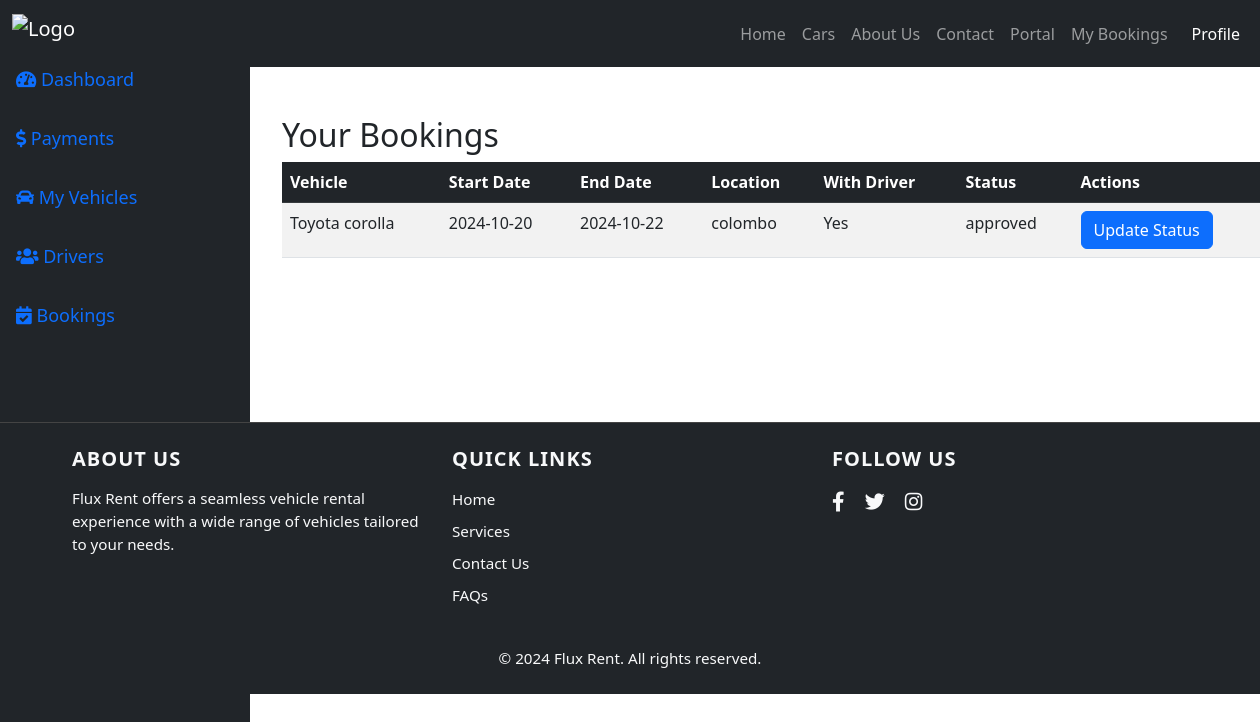
Page /vehicle-owner-bookings.php (signed in) on the committed database.
### tables this page shows
CREATE TABLE `bookings` (
  `id` int(11) NOT NULL,
  `vehicle_id` int(11) NOT NULL,
  `start_date` date NOT NULL,
  `end_date` date NOT NULL,
  `location` varchar(255) NOT NULL,
  `with_driver` tinyint(1) DEFAULT 0,
  `user_id` int(11) NOT NULL,
  `status` enum('pending','approved','rejected') DEFAULT 'pending',
  `created_at` timestamp NULL DEFAULT current_timestamp(),
  `updated_at` timestamp NULL DEFAULT current_timestamp() ON UPDATE current_timestamp(),
  `driver_id` int(11) DEFAULT NULL,
  `amount` double DEFAULT NULL
);

CREATE TABLE `vehicles` (
  `id` int(11) NOT NULL,
  `make` varchar(100) NOT NULL,
  `model` varchar(100) NOT NULL,
  `year` year(4) NOT NULL,
  `type` varchar(100) NOT NULL,
  `fuel_type` varchar(50) NOT NULL,
  `transmission` varchar(50) NOT NULL,
  `seating_capacity` int(11) NOT NULL,
  `mileage` decimal(10,2) NOT NULL,
  `color` varchar(50) NOT NULL,
  `owner` int(11) NOT NULL DEFAULT 0,
  `driver` varchar(100) NOT NULL,
  `images` text DEFAULT NULL,
  `created_at` timestamp NULL DEFAULT current_timestamp(),
  `updated_at` timestamp NULL DEFAULT current_timestamp() ON UPDATE current_timestamp(),
  `price` decimal(10,2) DEFAULT NULL,
  `description` text DEFAULT NULL
);

### models/config.php (called while the page is built, shortened)
<?php
class Database
{
    public static $connection;
    public static function setUpConnection()
    {
        if (!isset(self::$connection)) {
            self::$connection = new mysqli("localhost", "root", "", "fluxrent");
        }
    }
    public static function search($q)
    {
        $result = self::$connection->query($q);
        return $result;
    }
}

### vehicle-owner-bookings.php (the view, shortened to what this page needs)
<?php
require_once 'models/config.php';
$owner_id = $_SESSION['user_id'];
$query = "SELECT b.id, b.vehicle_id, b.start_date, b.end_date, b.location, b.with_driver, b.status, v.make, v.model
          FROM bookings b
          JOIN vehicles v ON b.vehicle_id = v.id
          WHERE v.owner = $owner_id";
$result = Database::search($query);
$bookings = $result->fetch_all(MYSQLI_ASSOC);
?>
<!DOCTYPE html>
<html lang="en">
<head>
    <link href="https://cdn.jsdelivr.net/npm/bootstrap@5.3.0/dist/css/bootstrap.min.css" rel="stylesheet">
    <link rel="stylesheet" href="https://cdnjs.cloudflare.com/ajax/libs/font-awesome/5.15.1/css/all.min.css">
</head>
<body>
    <?php include 'header.php' ?>
    <div class="d-flex wrapper">
        <div>
            <?php include 'sidebar.php' ?>
        </div>
        <div class="content  col-10 mb-5 mt-5">
            <div class="container mt-4 mb-5 mt-5">
                <h2>Your Bookings</h2>
                <table class="table table-striped table-hover">
                    <thead class="table-dark">
                        <tr>
                            <th>Vehicle</th>
                            <th>Start Date</th>
                            <th>End Date</th>
                            <th>Location</th>
                            <th>With Driver</th>
                            <th>Status</th>
                            <th>Actions</th>
                        </tr>
                    </thead>
                    <tbody>
                        <?php foreach ($bookings as $booking): ?>
                            <tr>
                                <td><?= htmlspecialchars($booking['make'] . ' ' . $booking['model']) ?></td>
                                <td><?= htmlspecialchars($booking['start_date']) ?></td>
                                <td><?= htmlspecialchars($booking['end_date']) ?></td>
                                <td><?= htmlspecialchars($booking['location']) ?></td>
                                <td><?= $booking['with_driver'] ? 'Yes' : 'No' ?></td>
                                <td><?= htmlspecialchars($booking['status']) ?></td>
                                <td>
                                    <button class="btn btn-primary" data-bs-toggle="modal" data-bs-target="#updateModal-<?= $booking['id'] ?>">
                                        Update Status
                                    </button>
                                </td>
                            </tr>
                        <?php endforeach; ?>
                    </tbody>
                </table>
            </div>
        </div>
    </div>
    <?php include 'footer.php' ?>
</body>
</html>

### vehicle-owner-bookings.php (style rules this page uses)
body { height: 100%; }
.wrapper { min-height: 100%; }

### sidebar.php (style rules this page uses)
.content { margin-left: 250px; padding: 20px; min-height: 100%; }

### rows in the picture
bookings: vehicle.model "Toyota corolla", start_date "2024-10-20", end_date "2024-10-22", location "colombo", with_driver "Yes", status "approved"
